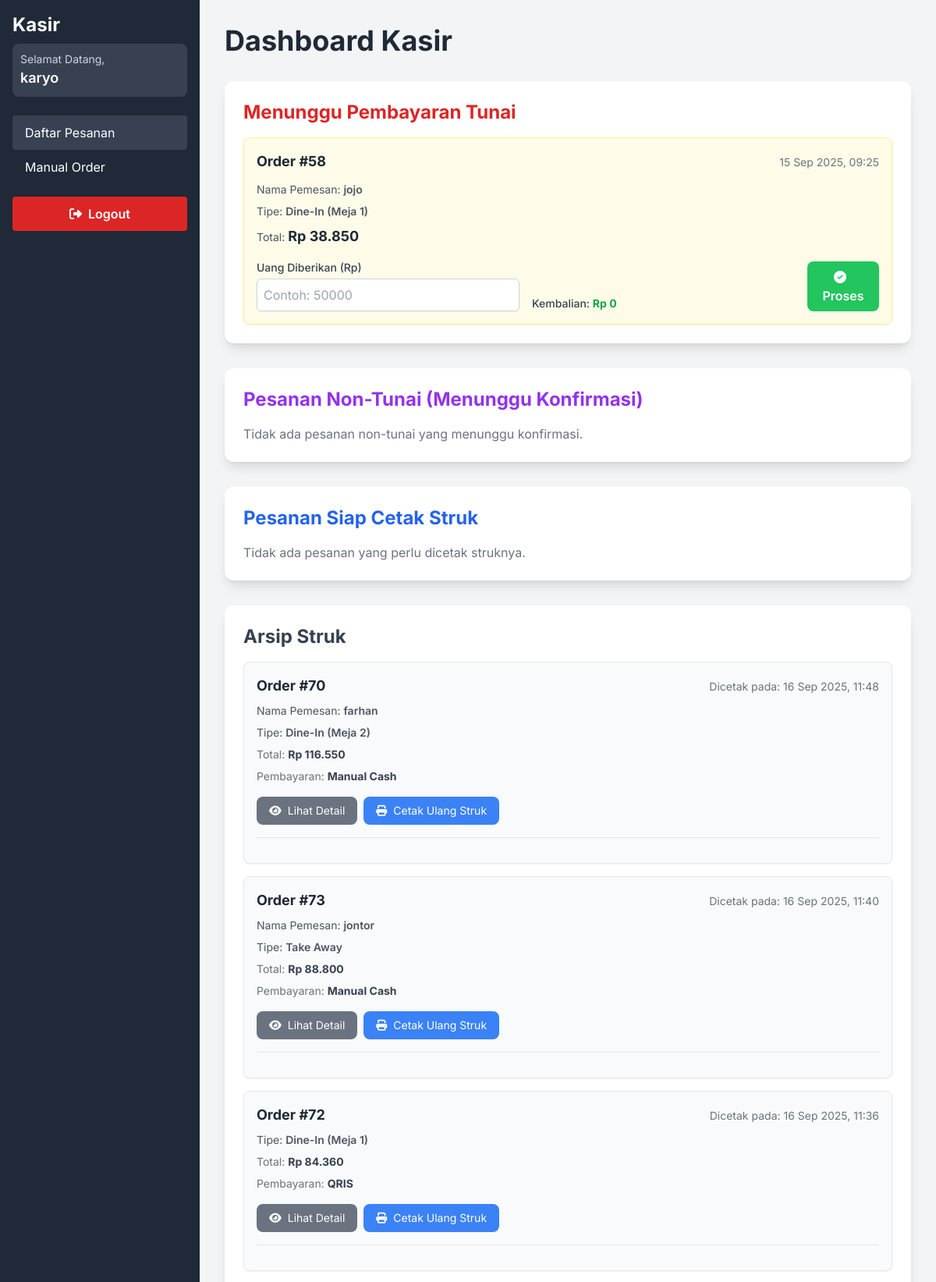
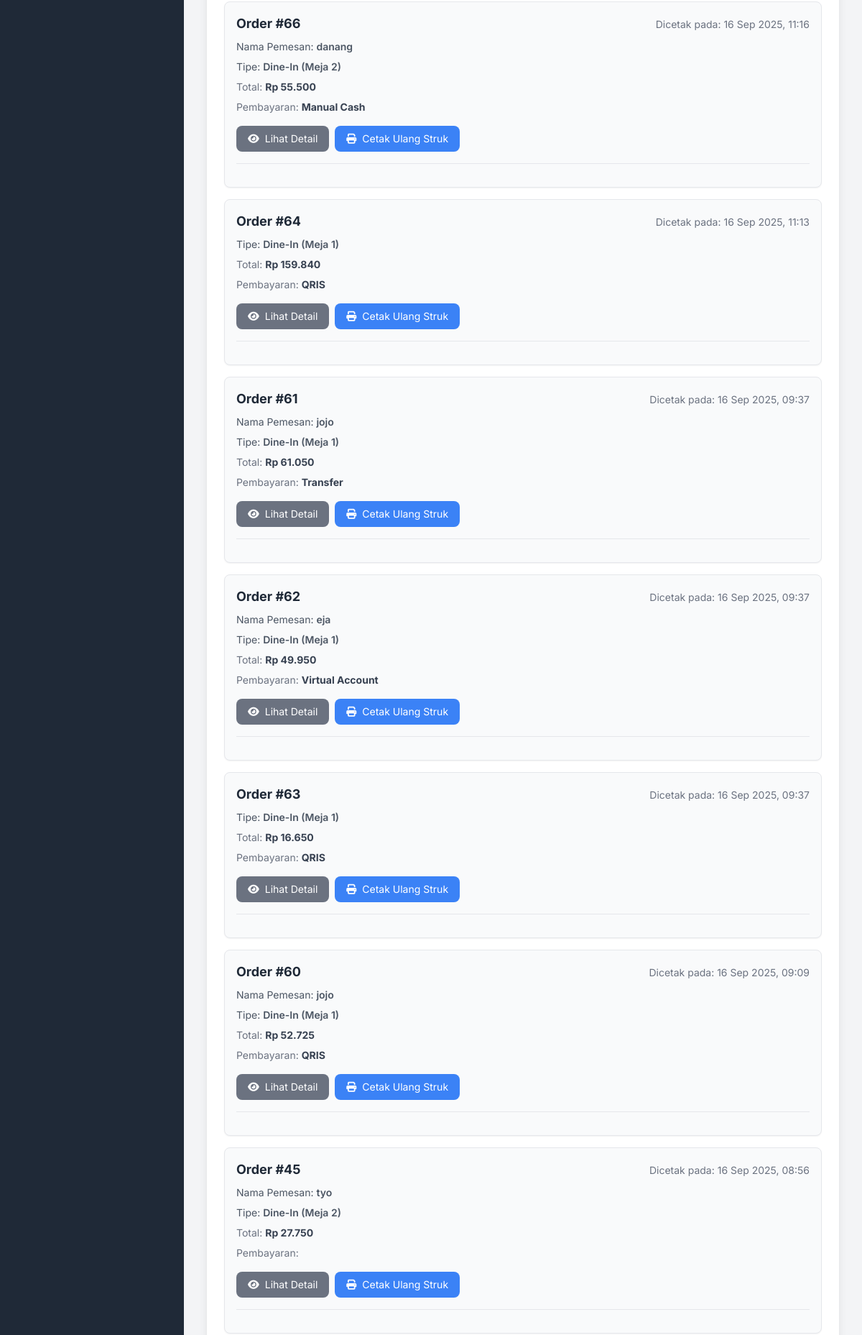
/kasir/index.php (signed in, upper part), run on the app's committed database (2 pictures, top to bottom).
### tables this page shows
CREATE TABLE `orders` (
  `id` int(11) NOT NULL,
  `table_id` int(11) DEFAULT NULL,
  `user_id` int(11) DEFAULT NULL,
  `cashier_id` int(11) DEFAULT NULL,
  `customer_name` varchar(255) DEFAULT NULL COMMENT 'Nama pelanggan non-member',
  `member_id` int(11) DEFAULT NULL,
  `order_type` enum('dine-in','take-away') NOT NULL,
  `status` enum('cart','pending_payment','paid','completed','cancelled') NOT NULL DEFAULT 'cart',
  `subtotal` decimal(10,2) NOT NULL DEFAULT 0.00,
  `discount_amount` decimal(10,2) NOT NULL DEFAULT 0.00 COMMENT 'Jumlah diskon yang diberikan',
  `tax` decimal(10,2) NOT NULL DEFAULT 0.00,
  `total_amount` decimal(10,2) NOT NULL DEFAULT 0.00,
  `payment_method` enum('cash','transfer','virtual_account','QRIS','manual_cash') DEFAULT NULL,
  `created_at` timestamp NOT NULL DEFAULT current_timestamp(),
  `updated_at` timestamp NOT NULL DEFAULT current_timestamp() ON UPDATE current_timestamp(),
  `receipt_printed_at` datetime DEFAULT NULL
);

CREATE TABLE `tables` (
  `id` int(11) NOT NULL,
  `table_number` int(11) NOT NULL,
  `is_occupied` tinyint(1) NOT NULL DEFAULT 0
);

### kasir/index.php (the view, shortened to what this page needs)
<?php
require_once '../db_connect.php';
$cashier_name = htmlspecialchars($_SESSION['kasir']['name']);
$settings = [];
$settings_sql = "SELECT setting_name, setting_value FROM settings WHERE setting_name IN ('cafe_name', 'cafe_address', 'cafe_phone')";
if ($settings_result = $conn->query($settings_sql)) {
    while ($row = $settings_result->fetch_assoc()) {
        $settings[$row['setting_name']] = $row['setting_value'];
    }
}
$cafe_settings = [
    'name'    => $settings['cafe_name'] ?? 'Nama Cafe Anda',
    'address' => $settings['cafe_address'] ?? 'Alamat Cafe Anda',
    'phone'   => $settings['cafe_phone'] ?? 'Telepon Cafe Anda'
];
?>
<?php
$base_select = "SELECT o.*, t.table_number, u.name AS member_name, c.name AS cashier_processor_name
                FROM orders o
                LEFT JOIN tables t ON o.table_id = t.id
                LEFT JOIN members u ON o.member_id = u.id
                LEFT JOIN users c ON o.cashier_id = c.id";
$pending_orders = [];
$sql_pending = "$base_select WHERE o.status = 'pending_payment' AND (o.payment_method = 'cash' OR o.payment_method = 'manual_cash') ORDER BY o.created_at DESC";
$result_pending = $conn->query($sql_pending);
if ($result_pending) while ($row = $result_pending->fetch_assoc()) $pending_orders[] = $row;
$non_cash_orders = [];
$paid_orders = [];
$archived_orders = [];
$sql_archived = "$base_select WHERE o.status = 'completed' AND o.receipt_printed_at IS NOT NULL ORDER BY o.receipt_printed_at DESC LIMIT 20";
$result_archived = $conn->query($sql_archived);
if ($result_archived) while ($row = $result_archived->fetch_assoc()) $archived_orders[] = $row;
?>
<!DOCTYPE html>
<html lang="id">
<head>
    <script src="https://cdn.tailwindcss.com"></script>
    <link rel="stylesheet" href="https://cdnjs.cloudflare.com/ajax/libs/font-awesome/6.4.0/css/all.min.css">
</head>
<body class="bg-gray-100">
    <aside id="sidebar" class="bg-gray-800 text-white w-64 p-4 space-y-4 fixed top-0 left-0 h-screen z-40 transform -translate-x-full md:translate-x-0 transition-transform duration-300 ease-in-out flex flex-col no-print">
        <div>
            <h2 class="text-2xl font-bold mb-2">Kasir</h2>
            <div class="p-2.5 bg-gray-700 rounded-lg mb-6">
                <p class="text-sm text-gray-300">Selamat Datang,</p>
                <p class="font-semibold text-lg"><?= htmlspecialchars($cashier_name) ?></p>
            </div>
            <nav>
                <a href="index.php" class="block py-2.5 px-4 rounded transition duration-200 hover:bg-gray-700 bg-gray-700">Daftar Pesanan</a>
                <a href="manual_order.php" class="block py-2.5 px-4 rounded transition duration-200 hover:bg-gray-700">Manual Order</a>
            </nav>
        </div>
        <div class="mt-auto">
            <a href="logout.php" class="block py-2.5 px-4 rounded transition duration-200 hover:bg-red-500 bg-red-600 text-center font-semibold"><i class="fas fa-sign-out-alt mr-2"></i>Logout</a>
        </div>
    </aside>
    <main class="md:ml-64 p-4 sm:p-6 md:p-8 no-print">
        <header class="mb-8 flex justify-between items-center">
            <h1 class="text-3xl md:text-4xl font-bold text-gray-800">Dashboard Kasir</h1>
        </header>
        <section class="bg-white rounded-xl shadow-lg p-4 sm:p-6 mb-8">
            <h2 class="text-2xl font-bold text-red-600 mb-4">Menunggu Pembayaran Tunai</h2>
            <div id="pending-payment-list" class="space-y-4">
                <?php if (empty($pending_orders)) : ?>
                    <p class="text-gray-500">Tidak ada pesanan yang menunggu pembayaran tunai.</p>
                    <?php else : foreach ($pending_orders as $order) : ?>
                        <div class="bg-yellow-50 p-4 rounded-lg shadow-sm border border-yellow-200">
                            <div class="flex flex-col sm:flex-row sm:justify-between sm:items-baseline gap-2 mb-3">
                                <h3 class="font-bold text-lg text-gray-800">Order #<?= $order['id'] ?></h3>
                                <span class="text-sm text-gray-500"><?= date('d M Y, H:i', strtotime($order['created_at'])) ?></span>
                            </div>
                            <?php if (!empty($order['customer_name'])) : ?><p class="text-sm text-gray-600 mb-2">Nama Pemesan: <span class="font-semibold"><?= htmlspecialchars($order['customer_name']) ?></span></p><?php elseif (!empty($order['member_name'])) : ?><p class="text-sm text-gray-600 mb-2">Member: <span class="font-semibold text-green-700"><?= htmlspecialchars($order['member_name']) ?></span></p><?php endif; ?>
                            <p class="text-sm text-gray-600 mb-2">Tipe: <span class="font-semibold"><?= ($order['order_type'] === 'take-away') ? 'Take Away' : 'Dine-In (Meja ' . htmlspecialchars($order['table_number']) . ')' ?></span></p>
                            <p class="text-sm text-gray-600 mb-4">Total: <span class="font-bold text-lg text-gray-800">Rp <?= number_format($order['total_amount'], 0, ',', '.') ?></span></p>
                            <form method="POST" action="index.php">
                                <div class="flex flex-col md:flex-row gap-4 items-start md:items-end">
                                    <div class="w-full md:w-1/2"><label for="amount-given-<?= $order['id'] ?>" class="block text-sm font-medium text-gray-700 mb-1">Uang Diberikan (Rp)</label><input type="text" id="amount-given-<?= $order['id'] ?>" name="amount_given" class="w-full p-2 border border-gray-300 rounded-md shadow-sm" required placeholder="Contoh: 50000"></div>
                                    <div class="w-full md:w-1/2">
                                        <p class="text-sm font-medium text-gray-700">Kembalian: <span id="change-amount-<?= $order['id'] ?>" class="font-bold text-green-600">Rp 0</span></p>
                                    </div>
                                    <div class="w-full md:w-auto"><button type="submit" class="w-full bg-green-500 text-white px-4 py-2 rounded-lg hover:bg-green-600 font-semibold"><i class="fas fa-check-circle mr-2"></i>Proses</button></div>
                                </div>
                            </form>
                        </div>
                <?php endforeach;
                endif; ?>
            </div>
        </section>
        <section class="bg-white rounded-xl shadow-lg p-4 sm:p-6 mb-8">
            <h2 class="text-2xl font-bold text-purple-600 mb-4">Pesanan Non-Tunai (Menunggu Konfirmasi)</h2>
            <div id="non-cash-list" class="space-y-4">
                <?php if (empty($non_cash_orders)) : ?>
                    <p class="text-gray-500">Tidak ada pesanan non-tunai yang menunggu konfirmasi.</p>
                    <?php endif; ?>
            </div>
        </section>
        <section class="bg-white rounded-xl shadow-lg p-4 sm:p-6 mb-8">
            <h2 class="text-2xl font-bold text-blue-600 mb-4">Pesanan Siap Cetak Struk</h2>
            <div id="paid-orders-list" class="space-y-4">
                <?php if (empty($paid_orders)) : ?>
                    <p class="text-gray-500 no-paid-placeholder">Tidak ada pesanan yang perlu dicetak struknya.</p>
                <?php else : foreach ($paid_orders as $order) : echo generate_order_card($order, $cashier_name, $conn, false, $cafe_settings);
                    endforeach;
                endif; ?>
            </div>
        </section>
        <section class="bg-white rounded-xl shadow-lg p-4 sm:p-6">
            <h2 class="text-2xl font-bold text-gray-700 mb-4">Arsip Struk</h2>
            <div id="archived-receipts-list" class="space-y-4">
                <?php if (empty($archived_orders)) : ?>
                    <p class="text-gray-500 no-archive-placeholder">Belum ada struk yang diarsipkan.</p>
                <?php else : foreach ($archived_orders as $order) : echo generate_order_card($order, $cashier_name, $conn, true, $cafe_settings);
                    endforeach;
                endif; ?>
            </div>
        </section>
    </main>
</body>
</html>
<?php
function generate_order_card($order, $cashier_name, $conn, $is_archived, $cafe_settings)
{
    $transaction_details = null;
    if ($order['payment_method'] === 'manual_cash' || $order['payment_method'] === 'cash') {
        $trans_sql = "SELECT amount_given, change_amount FROM transactions WHERE order_id = ? LIMIT 1";
        if ($trans_stmt = $conn->prepare($trans_sql)) {
            $trans_stmt->bind_param("i", $order['id']);
            $trans_stmt->execute();
            $trans_result = $trans_stmt->get_result();
            if ($trans_result->num_rows > 0) {
                $transaction_details = $trans_result->fetch_assoc();
            }
        }
    }
?>
    <div id="order-card-<?= $order['id'] ?>" class="bg-gray-50 p-4 rounded-lg shadow-sm border border-gray-200">
        <div class="flex flex-col sm:flex-row sm:justify-between sm:items-baseline gap-2 mb-2">
            <h3 class="font-bold text-lg text-gray-800">Order #<?= $order['id'] ?></h3>
            <span class="text-sm text-gray-500"><?= $is_archived ? 'Dicetak pada: ' . date('d M Y, H:i', strtotime($order['receipt_printed_at'])) : 'Dibayar pada: ' . date('d M Y, H:i', strtotime($order['updated_at'])) ?></span>
        </div>
        <?php if (!empty($order['customer_name'])) : ?><p class="text-sm text-gray-600 mb-2">Nama Pemesan: <span class="font-semibold"><?= htmlspecialchars($order['customer_name']) ?></span></p><?php elseif (!empty($order['member_name'])) : ?><p class="text-sm text-gray-600 mb-2">Member: <span class="font-semibold text-green-700"><?= htmlspecialchars($order['member_name']) ?></span></p><?php endif; ?>
        <p class="text-sm text-gray-600 mb-2">Tipe: <span class="font-semibold"><?= ($order['order_type'] === 'take-away') ? 'Take Away' : 'Dine-In (Meja ' . htmlspecialchars($order['table_number']) . ')' ?></span></p>
        <p class="text-sm text-gray-500 mb-2">Total: <span class="font-bold text-gray-700">Rp <?= number_format($order['total_amount'], 0, ',', '.') ?></span></p>
        <p class="text-sm text-gray-500 mb-4">Pembayaran: <span class="font-bold text-gray-700 capitalize"><?= str_replace('_', ' ', $order['payment_method']) ?></span></p>
                    <?php
                    $items_sql_print = "SELECT oi.quantity, m.name, oi.price_per_item AS price, oi.selected_addons FROM order_items oi JOIN menu m ON oi.menu_id = m.id WHERE oi.order_id = ?";
                    $items_stmt_print = $conn->prepare($items_sql_print);
                    $items_stmt_print->bind_param("i", $order['id']);
                    $items_stmt_print->execute();
                    $items_result_print = $items_stmt_print->get_result();
                    while ($item = $items_result_print->fetch_assoc()) :
                        $price_per_unit = (float)$item['price'];
                        $total_addon_price = 0;
                        $price_per_unit_with_addons = $price_per_unit + $total_addon_price;
                    ?>
                    <?php endwhile; ?>
        <div class="mt-4 flex flex-wrap gap-2">
            <button data-orderid="<?= $order['id'] ?>" class="view-details-btn bg-gray-500 text-white px-4 py-2 rounded-lg hover:bg-gray-600 transition-colors text-sm"><i class="fas fa-eye mr-2"></i>Lihat Detail</button>
            <button onclick="printAndArchiveAction(<?= $order['id'] ?>)" class="bg-blue-500 text-white px-4 py-2 rounded-lg hover:bg-blue-600 transition-colors text-sm"><i class="fas fa-print mr-2"></i><?= $is_archived ? 'Cetak Ulang Struk' : 'Cetak & Arsipkan Struk' ?></button>
        </div>
        <div id="details-for-<?= $order['id'] ?>" class="details-container mt-4 pt-4 border-t border-gray-200"></div>
    </div>
<?php
    return ob_get_clean();
}
?>

### kasir/index.php (style rules this page uses)
body { font-family: 'Inter', sans-serif; background-color: #f3f4f6; }
.details-container { max-height: 0; overflow: hidden; transition: max-height 0.5s ease-out; }

### data on the page
orders: id "58", created_at "15 Sep 2025, 09:25", customer_name "jojo", table.table_number "1", total_amount "38.850"
orders: id "70", receipt_printed_at "16 Sep 2025, 11:48", customer_name "farhan", table.table_number "2", total_amount "116.550", payment_method "Manual Cash"
orders: id "73", receipt_printed_at "16 Sep 2025, 11:40", customer_name "jontor", order_type "Take Away", total_amount "88.800", payment_method "Manual Cash"
orders: id "72", receipt_printed_at "16 Sep 2025, 11:36", table.table_number "1", total_amount "84.360", payment_method "QRIS"
orders: id "66", receipt_printed_at "16 Sep 2025, 11:16", customer_name "danang", table.table_number "2", total_amount "55.500", payment_method "Manual Cash"
orders: id "64", receipt_printed_at "16 Sep 2025, 11:13", table.table_number "1", total_amount "159.840", payment_method "QRIS"
orders: id "61", receipt_printed_at "16 Sep 2025, 09:37", customer_name "jojo", table.table_number "1", total_amount "61.050", payment_method "Transfer"
orders: id "62", receipt_printed_at "16 Sep 2025, 09:37", customer_name "eja", table.table_number "1", total_amount "49.950", payment_method "Virtual Account"
orders: id "63", receipt_printed_at "16 Sep 2025, 09:37", table.table_number "1", total_amount "16.650", payment_method "QRIS"
orders: id "60", receipt_printed_at "16 Sep 2025, 09:09", customer_name "jojo", table.table_number "1", total_amount "52.725", payment_method "QRIS"
orders: id "45", receipt_printed_at "16 Sep 2025, 08:56", customer_name "tyo", table.table_number "2", total_amount "27.750"

### other printed values
$cashier_name "karyo"
